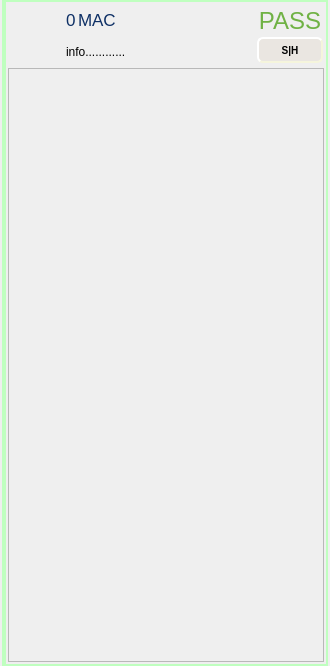
<?xml version="1.0" encoding="UTF-8"?>
<ui version="4.0">
 <class>editwidget</class>
 <widget class="QWidget" name="editwidget">
  <property name="geometry">
   <rect>
    <x>0</x>
    <y>0</y>
    <width>330</width>
    <height>666</height>
   </rect>
  </property>
  <property name="sizePolicy">
   <sizepolicy hsizetype="Expanding" vsizetype="Preferred">
    <horstretch>0</horstretch>
    <verstretch>0</verstretch>
   </sizepolicy>
  </property>
  <property name="minimumSize">
   <size>
    <width>260</width>
    <height>64</height>
   </size>
  </property>
  <property name="contextMenuPolicy">
   <enum>Qt::CustomContextMenu</enum>
  </property>
  <property name="windowTitle">
   <string>Form</string>
  </property>
  <layout class="QVBoxLayout" name="verticalLayout_4">
   <property name="spacing">
    <number>0</number>
   </property>
   <property name="leftMargin">
    <number>2</number>
   </property>
   <property name="topMargin">
    <number>0</number>
   </property>
   <property name="rightMargin">
    <number>2</number>
   </property>
   <property name="bottomMargin">
    <number>0</number>
   </property>
   <item>
    <widget class="QFrame" name="frame_2">
     <property name="sizePolicy">
      <sizepolicy hsizetype="Preferred" vsizetype="Expanding">
       <horstretch>0</horstretch>
       <verstretch>0</verstretch>
      </sizepolicy>
     </property>
     <property name="minimumSize">
      <size>
       <width>0</width>
       <height>64</height>
      </size>
     </property>
     <property name="contextMenuPolicy">
      <enum>Qt::CustomContextMenu</enum>
     </property>
     <property name="styleSheet">
      <string notr="true">QFrame#frame_2
{
	border-left: 4px solid #BFFFBF;
	border-right: 2px solid #BFFFBF;
	border-top: 2px solid #BFFFBF;
	border-bottom: 2px solid #BFFFBF;
}</string>
     </property>
     <property name="frameShape">
      <enum>QFrame::StyledPanel</enum>
     </property>
     <property name="frameShadow">
      <enum>QFrame::Plain</enum>
     </property>
     <property name="lineWidth">
      <number>5</number>
     </property>
     <layout class="QVBoxLayout" name="verticalLayout_6">
      <property name="spacing">
       <number>0</number>
      </property>
      <property name="leftMargin">
       <number>2</number>
      </property>
      <property name="topMargin">
       <number>2</number>
      </property>
      <property name="rightMargin">
       <number>2</number>
      </property>
      <property name="bottomMargin">
       <number>2</number>
      </property>
      <item>
       <widget class="QFrame" name="frame">
        <property name="minimumSize">
         <size>
          <width>0</width>
          <height>64</height>
         </size>
        </property>
        <property name="maximumSize">
         <size>
          <width>16777215</width>
          <height>64</height>
         </size>
        </property>
        <property name="styleSheet">
         <string notr="true"/>
        </property>
        <layout class="QHBoxLayout" name="horizontalLayout_2" stretch="0,1,0">
         <property name="spacing">
          <number>2</number>
         </property>
         <property name="leftMargin">
          <number>1</number>
         </property>
         <property name="topMargin">
          <number>1</number>
         </property>
         <property name="rightMargin">
          <number>1</number>
         </property>
         <property name="bottomMargin">
          <number>1</number>
         </property>
         <item>
          <widget class="QLabel" name="icoLabel">
           <property name="minimumSize">
            <size>
             <width>55</width>
             <height>55</height>
            </size>
           </property>
           <property name="maximumSize">
            <size>
             <width>55</width>
             <height>55</height>
            </size>
           </property>
           <property name="text">
            <string/>
           </property>
           <property name="pixmap">
            <pixmap resource="../RES/uires.qrc">:/ico/Source.ico</pixmap>
           </property>
           <property name="scaledContents">
            <bool>true</bool>
           </property>
           <property name="alignment">
            <set>Qt::AlignCenter</set>
           </property>
          </widget>
         </item>
         <item>
          <layout class="QVBoxLayout" name="verticalLayout_2">
           <item>
            <layout class="QHBoxLayout" name="horizontalLayout" stretch="0,1">
             <item>
              <widget class="QLabel" name="idlabel">
               <property name="font">
                <font>
                 <pointsize>13</pointsize>
                </font>
               </property>
               <property name="styleSheet">
                <string notr="true">color: rgb(14, 48, 101);</string>
               </property>
               <property name="text">
                <string>0</string>
               </property>
              </widget>
             </item>
             <item>
              <widget class="QLabel" name="nameLabel">
               <property name="minimumSize">
                <size>
                 <width>0</width>
                 <height>0</height>
                </size>
               </property>
               <property name="font">
                <font>
                 <pointsize>13</pointsize>
                </font>
               </property>
               <property name="styleSheet">
                <string notr="true">color: rgb(14, 48, 101);</string>
               </property>
               <property name="text">
                <string>MAC</string>
               </property>
              </widget>
             </item>
            </layout>
           </item>
           <item>
            <widget class="QLabel" name="infoLabel">
             <property name="text">
              <string>info............</string>
             </property>
            </widget>
           </item>
          </layout>
         </item>
         <item>
          <layout class="QVBoxLayout" name="verticalLayout_5">
           <property name="spacing">
            <number>0</number>
           </property>
           <property name="bottomMargin">
            <number>1</number>
           </property>
           <item>
            <widget class="QLabel" name="resLabel">
             <property name="minimumSize">
              <size>
               <width>0</width>
               <height>30</height>
              </size>
             </property>
             <property name="maximumSize">
              <size>
               <width>16777215</width>
               <height>30</height>
              </size>
             </property>
             <property name="font">
              <font>
               <pointsize>18</pointsize>
              </font>
             </property>
             <property name="styleSheet">
              <string notr="true">color: rgb(112, 178, 69);</string>
             </property>
             <property name="text">
              <string>PASS</string>
             </property>
             <property name="alignment">
              <set>Qt::AlignCenter</set>
             </property>
            </widget>
           </item>
           <item>
            <widget class="QPushButton" name="parambtn">
             <property name="minimumSize">
              <size>
               <width>66</width>
               <height>26</height>
              </size>
             </property>
             <property name="maximumSize">
              <size>
               <width>16777215</width>
               <height>26</height>
              </size>
             </property>
             <property name="styleSheet">
              <string notr="true">QPushButton {
    
	background-color: rgb(234, 230, 225);
    border-style: outset;
    border-width: 2px;
    border-radius: 6px;
    border-color: beige;
    font: bold 10px;
    min-width: 5em;
    padding: 1px;
}
QPushButton:pressed 
{
	
	background-color: rgb(205, 204, 202);
	border-style: inset;
}</string>
             </property>
             <property name="text">
              <string>S|H</string>
             </property>
             <property name="icon">
              <iconset resource="../RES/uires.qrc">
               <normaloff>:/ico/Show.ico</normaloff>:/ico/Show.ico</iconset>
             </property>
             <property name="checkable">
              <bool>false</bool>
             </property>
             <property name="checked">
              <bool>false</bool>
             </property>
            </widget>
           </item>
          </layout>
         </item>
        </layout>
       </widget>
      </item>
      <item>
       <widget class="QScrollArea" name="paramArea">
        <property name="sizePolicy">
         <sizepolicy hsizetype="Expanding" vsizetype="Preferred">
          <horstretch>0</horstretch>
          <verstretch>0</verstretch>
         </sizepolicy>
        </property>
        <property name="minimumSize">
         <size>
          <width>0</width>
          <height>460</height>
         </size>
        </property>
        <property name="sizeAdjustPolicy">
         <enum>QAbstractScrollArea::AdjustToContents</enum>
        </property>
        <property name="widgetResizable">
         <bool>true</bool>
        </property>
        <widget class="QWidget" name="scrollAreaWidgetContents">
         <property name="geometry">
          <rect>
           <x>0</x>
           <y>0</y>
           <width>314</width>
           <height>592</height>
          </rect>
         </property>
         <property name="sizePolicy">
          <sizepolicy hsizetype="Preferred" vsizetype="Expanding">
           <horstretch>0</horstretch>
           <verstretch>0</verstretch>
          </sizepolicy>
         </property>
         <property name="minimumSize">
          <size>
           <width>0</width>
           <height>460</height>
          </size>
         </property>
         <layout class="QVBoxLayout" name="verticalLayout_3" stretch="1">
          <property name="leftMargin">
           <number>3</number>
          </property>
          <property name="topMargin">
           <number>3</number>
          </property>
          <property name="rightMargin">
           <number>3</number>
          </property>
          <property name="bottomMargin">
           <number>3</number>
          </property>
          <item>
           <layout class="QVBoxLayout" name="typeSelectLayout">
            <property name="sizeConstraint">
             <enum>QLayout::SetMaximumSize</enum>
            </property>
           </layout>
          </item>
         </layout>
        </widget>
       </widget>
      </item>
     </layout>
    </widget>
   </item>
  </layout>
 </widget>
 <resources>
  <include location="../RES/uires.qrc"/>
 </resources>
 <connections/>
</ui>
